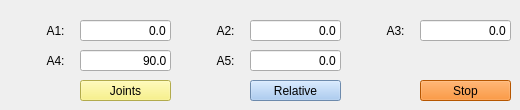
     <widget class="QWidget" name="move_joints">
      <attribute name="title">
       <string>Move Joints</string>
      </attribute>
      <widget class="QLabel" name="label_a4">
       <property name="geometry">
        <rect>
         <x>40</x>
         <y>50</y>
         <width>31</width>
         <height>21</height>
        </rect>
       </property>
       <property name="minimumSize">
        <size>
         <width>0</width>
         <height>21</height>
        </size>
       </property>
       <property name="maximumSize">
        <size>
         <width>16777215</width>
         <height>21</height>
        </size>
       </property>
       <property name="text">
        <string>A4:</string>
       </property>
       <property name="alignment">
        <set>Qt::AlignCenter</set>
       </property>
      </widget>
      <widget class="QPushButton" name="pushButton_joints_stop">
       <property name="geometry">
        <rect>
         <x>420</x>
         <y>80</y>
         <width>91</width>
         <height>21</height>
        </rect>
       </property>
       <property name="minimumSize">
        <size>
         <width>91</width>
         <height>21</height>
        </size>
       </property>
       <property name="maximumSize">
        <size>
         <width>91</width>
         <height>21</height>
        </size>
       </property>
       <property name="styleSheet">
        <string notr="true">background-color: rgb(255, 120, 0);</string>
       </property>
       <property name="text">
        <string>Stop</string>
       </property>
      </widget>
      <widget class="QPushButton" name="pushButton_joints">
       <property name="geometry">
        <rect>
         <x>80</x>
         <y>80</y>
         <width>91</width>
         <height>21</height>
        </rect>
       </property>
       <property name="minimumSize">
        <size>
         <width>91</width>
         <height>21</height>
        </size>
       </property>
       <property name="maximumSize">
        <size>
         <width>91</width>
         <height>21</height>
        </size>
       </property>
       <property name="styleSheet">
        <string notr="true">background-color: rgb(249, 240, 107);</string>
       </property>
       <property name="text">
        <string>Joints</string>
       </property>
      </widget>
      <widget class="QLineEdit" name="lineEdit_a4">
       <property name="geometry">
        <rect>
         <x>80</x>
         <y>50</y>
         <width>91</width>
         <height>21</height>
        </rect>
       </property>
       <property name="minimumSize">
        <size>
         <width>0</width>
         <height>21</height>
        </size>
       </property>
       <property name="maximumSize">
        <size>
         <width>16777215</width>
         <height>21</height>
        </size>
       </property>
       <property name="text">
        <string>90.0</string>
       </property>
       <property name="alignment">
        <set>Qt::AlignRight|Qt::AlignTrailing|Qt::AlignVCenter</set>
       </property>
      </widget>
      <widget class="QLabel" name="label_a5">
       <property name="geometry">
        <rect>
         <x>210</x>
         <y>50</y>
         <width>31</width>
         <height>21</height>
        </rect>
       </property>
       <property name="minimumSize">
        <size>
         <width>0</width>
         <height>21</height>
        </size>
       </property>
       <property name="maximumSize">
        <size>
         <width>16777215</width>
         <height>21</height>
        </size>
       </property>
       <property name="text">
        <string>A5:</string>
       </property>
       <property name="alignment">
        <set>Qt::AlignCenter</set>
       </property>
      </widget>
      <widget class="QLabel" name="label_a2">
       <property name="geometry">
        <rect>
         <x>210</x>
         <y>20</y>
         <width>31</width>
         <height>21</height>
        </rect>
       </property>
       <property name="minimumSize">
        <size>
         <width>0</width>
         <height>21</height>
        </size>
       </property>
       <property name="maximumSize">
        <size>
         <width>16777215</width>
         <height>21</height>
        </size>
       </property>
       <property name="text">
        <string>A2:</string>
       </property>
       <property name="alignment">
        <set>Qt::AlignCenter</set>
       </property>
      </widget>
      <widget class="QLabel" name="label_a3">
       <property name="geometry">
        <rect>
         <x>380</x>
         <y>20</y>
         <width>31</width>
         <height>21</height>
        </rect>
       </property>
       <property name="minimumSize">
        <size>
         <width>0</width>
         <height>21</height>
        </size>
       </property>
       <property name="maximumSize">
        <size>
         <width>16777215</width>
         <height>21</height>
        </size>
       </property>
       <property name="text">
        <string>A3:</string>
       </property>
       <property name="alignment">
        <set>Qt::AlignCenter</set>
       </property>
      </widget>
      <widget class="QLineEdit" name="lineEdit_a1">
       <property name="geometry">
        <rect>
         <x>80</x>
         <y>20</y>
         <width>91</width>
         <height>21</height>
        </rect>
       </property>
       <property name="minimumSize">
        <size>
         <width>0</width>
         <height>21</height>
        </size>
       </property>
       <property name="maximumSize">
        <size>
         <width>16777215</width>
         <height>21</height>
        </size>
       </property>
       <property name="text">
        <string>0.0</string>
       </property>
       <property name="alignment">
        <set>Qt::AlignRight|Qt::AlignTrailing|Qt::AlignVCenter</set>
       </property>
      </widget>
      <widget class="QLineEdit" name="lineEdit_a2">
       <property name="geometry">
        <rect>
         <x>250</x>
         <y>20</y>
         <width>91</width>
         <height>21</height>
        </rect>
       </property>
       <property name="minimumSize">
        <size>
         <width>0</width>
         <height>21</height>
        </size>
       </property>
       <property name="maximumSize">
        <size>
         <width>16777215</width>
         <height>21</height>
        </size>
       </property>
       <property name="text">
        <string>0.0</string>
       </property>
       <property name="alignment">
        <set>Qt::AlignRight|Qt::AlignTrailing|Qt::AlignVCenter</set>
       </property>
      </widget>
      <widget class="QLineEdit" name="lineEdit_a5">
       <property name="geometry">
        <rect>
         <x>250</x>
         <y>50</y>
         <width>91</width>
         <height>21</height>
        </rect>
       </property>
       <property name="minimumSize">
        <size>
         <width>0</width>
         <height>21</height>
        </size>
       </property>
       <property name="maximumSize">
        <size>
         <width>16777215</width>
         <height>21</height>
        </size>
       </property>
       <property name="text">
        <string>0.0</string>
       </property>
       <property name="alignment">
        <set>Qt::AlignRight|Qt::AlignTrailing|Qt::AlignVCenter</set>
       </property>
      </widget>
      <widget class="QPushButton" name="pushButton_joints_relative">
       <property name="geometry">
        <rect>
         <x>250</x>
         <y>80</y>
         <width>91</width>
         <height>21</height>
        </rect>
       </property>
       <property name="minimumSize">
        <size>
         <width>91</width>
         <height>21</height>
        </size>
       </property>
       <property name="maximumSize">
        <size>
         <width>91</width>
         <height>21</height>
        </size>
       </property>
       <property name="styleSheet">
        <string notr="true">background-color: rgb(153, 193, 241);</string>
       </property>
       <property name="text">
        <string>Relative</string>
       </property>
      </widget>
      <widget class="QLineEdit" name="lineEdit_a3">
       <property name="geometry">
        <rect>
         <x>420</x>
         <y>20</y>
         <width>91</width>
         <height>21</height>
        </rect>
       </property>
       <property name="minimumSize">
        <size>
         <width>0</width>
         <height>21</height>
        </size>
       </property>
       <property name="maximumSize">
        <size>
         <width>16777215</width>
         <height>21</height>
        </size>
       </property>
       <property name="text">
        <string>0.0</string>
       </property>
       <property name="alignment">
        <set>Qt::AlignRight|Qt::AlignTrailing|Qt::AlignVCenter</set>
       </property>
      </widget>
      <widget class="QLabel" name="label_a1">
       <property name="geometry">
        <rect>
         <x>40</x>
         <y>20</y>
         <width>31</width>
         <height>21</height>
        </rect>
       </property>
       <property name="minimumSize">
        <size>
         <width>0</width>
         <height>21</height>
        </size>
       </property>
       <property name="maximumSize">
        <size>
         <width>16777215</width>
         <height>21</height>
        </size>
       </property>
       <property name="text">
        <string>A1:</string>
       </property>
       <property name="alignment">
        <set>Qt::AlignCenter</set>
       </property>
      </widget>
     </widget>
